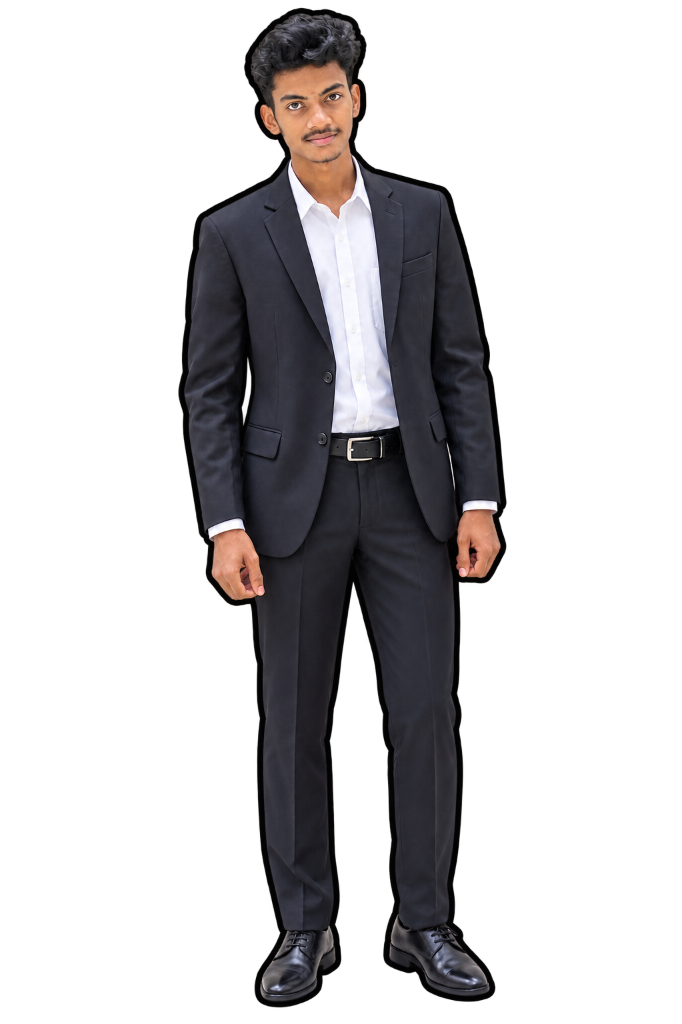
#> input picture assets/user_new.png, 682 x 1024 px
$ python process_new_image.py
#> lines starting #> are read from the running program, lines starting #| are printed output that depends on the picture; after the words box and inside, x2 and y2 are one past the last pixel; in counts of white or black regions, pixels touching at a corner belong together
import io
import cv2
import numpy as np
from PIL import Image, ImageFilter
from rembg import remove, new_session

def process_image(input_path, out_sticker_path):
#> called with input_path = 'd:\\portfilo 2\\assets\\user_new.png'
    print(f"Reading {input_path}...")
    with open(input_path, 'rb') as f:
        input_bytes = f.read()

    # Check if image has white background - if so, remove it with rembg
    img_check = Image.open(io.BytesIO(input_bytes)).convert("RGBA")
#> img_check is the input picture: PIL image 682x1024 RGBA; mean R, G, B, A 19.1, 17.6, 19, 72.5
    np_check = np.array(img_check)

    # Check corners - if they are white/near-white, need bg removal
    corners = [np_check[0,0,:3], np_check[0,-1,:3], np_check[-1,0,:3], np_check[-1,-1,:3]]
#> corners = [[0, 0, 0], [0, 0, 0], [0, 0, 0], [0, 0, 0]]
    is_white_bg = all(np.mean(c) > 200 for c in corners)
#> is_white_bg = False

    if is_white_bg:
        print("White background detected - running rembg...")
        session = new_session('u2netp')
        cutout_bytes = remove(input_bytes, session=session)
        img_rgba = Image.open(io.BytesIO(cutout_bytes)).convert("RGBA")
    else:
        img_rgba = img_check

    np_img = np.array(img_rgba)
    h, w = np_img.shape[:2]
#> h = 1024; w = 682
    alpha = np_img[:, :, 3]

    # Remove black outline artifact - erode mask slightly
    _, binary_mask = cv2.threshold(alpha, 80, 255, cv2.THRESH_BINARY)
#> binary_mask: shape (1024, 682); 28.8% white; 1 white region, box (x1, y1, x2, y2) and area: (178, 8, 507, 1008) 200992

    # Detect black pixels in the image (the drawn outline)
    gray = cv2.cvtColor(np_img[:, :, :3], cv2.COLOR_RGB2GRAY)
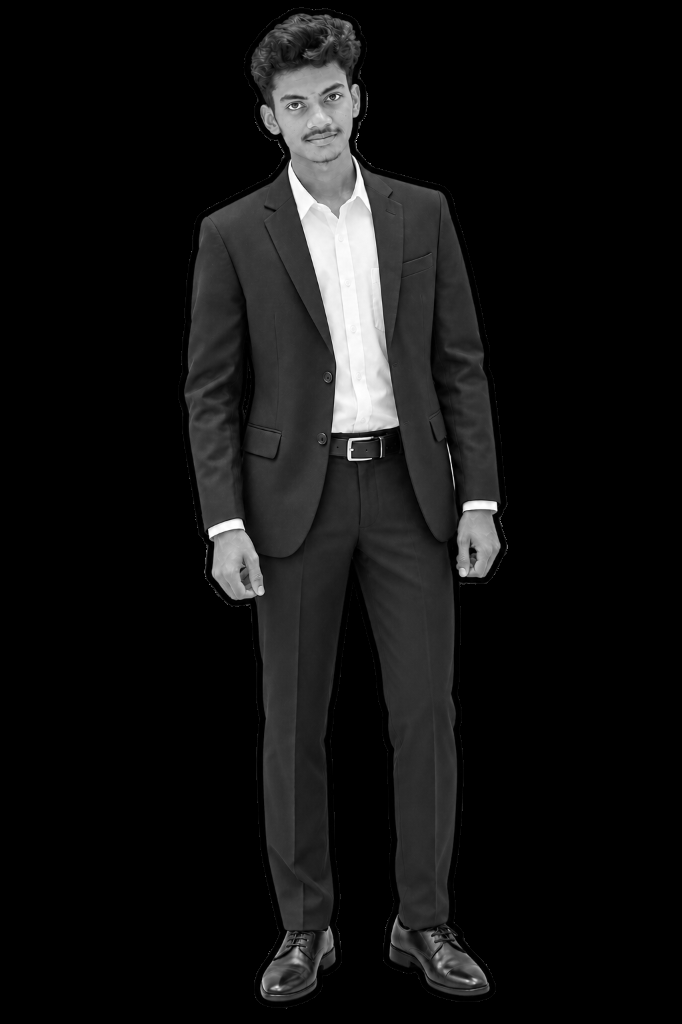
#> gray: shape (1024, 682); min 0, max 255, mean 18.2
    is_black = (gray < 40).astype(np.uint8) * 255
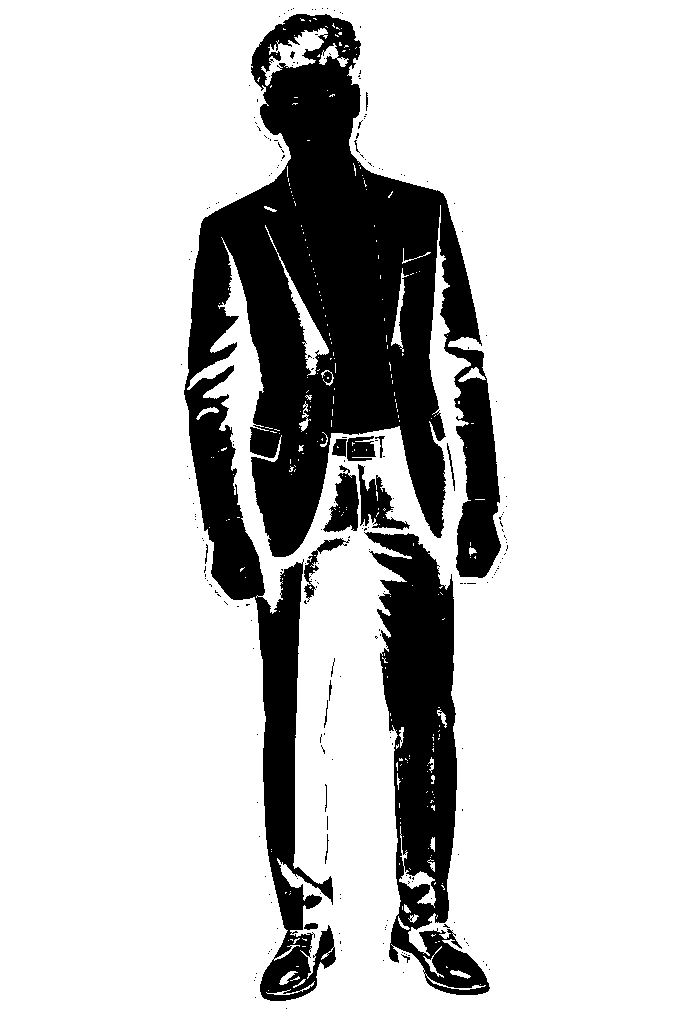
#> is_black: shape (1024, 682); 80.4% white; 225 black regions (205 under 20 px), largest, box (x1, y1, x2, y2) and area: (184, 14, 501, 1001) 106326, (364, 532, 490, 995) 25360, (358, 464, 410, 530) 1345

    # Remove black outline only at edges (dilate mask then subtract black in edge zone)
    erode_k = cv2.getStructuringElement(cv2.MORPH_ELLIPSE, (15, 15))
    eroded = cv2.erode(binary_mask, erode_k, iterations=1)
#> eroded: shape (1024, 682); 25.3% white; 1 white region, box (x1, y1, x2, y2) and area: (185, 15, 499, 1001) 176504
    edge_zone = cv2.subtract(binary_mask, eroded)
#> edge_zone: shape (1024, 682); 3.5% white; 2 white regions, box (x1, y1, x2, y2) and area: (178, 8, 507, 1008) 23461, (235, 355, 258, 429) 1027
    black_border = cv2.bitwise_and(edge_zone, is_black)
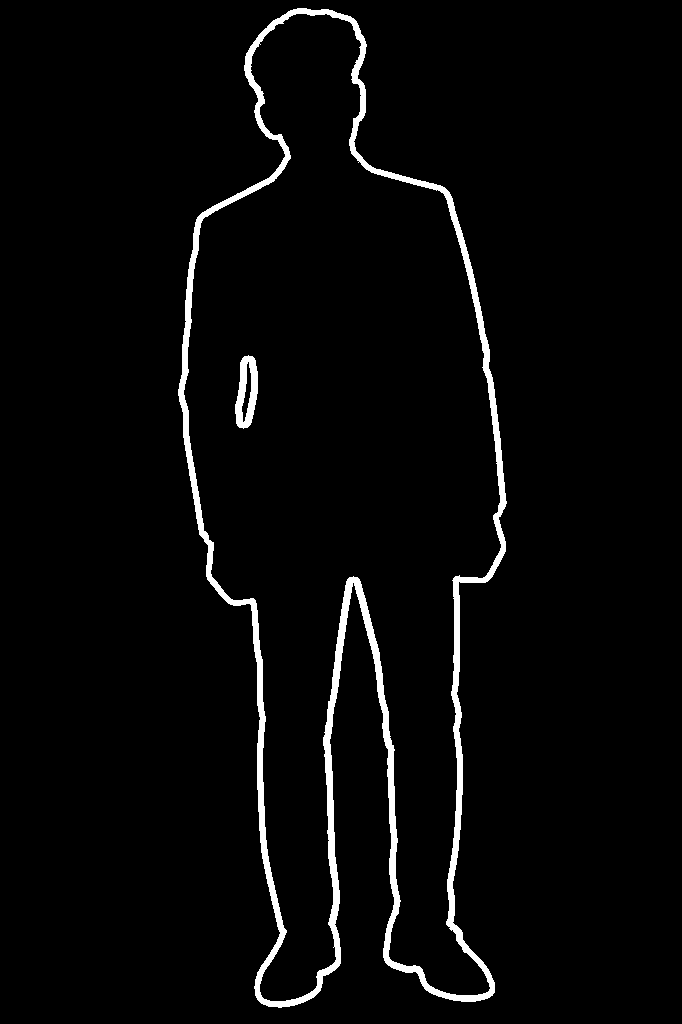
#> black_border: shape (1024, 682); 3.1% white; 2 white regions, box (x1, y1, x2, y2) and area: (178, 8, 507, 1008) 20641, (235, 355, 258, 429) 1027
    clean_mask = cv2.subtract(binary_mask, black_border)
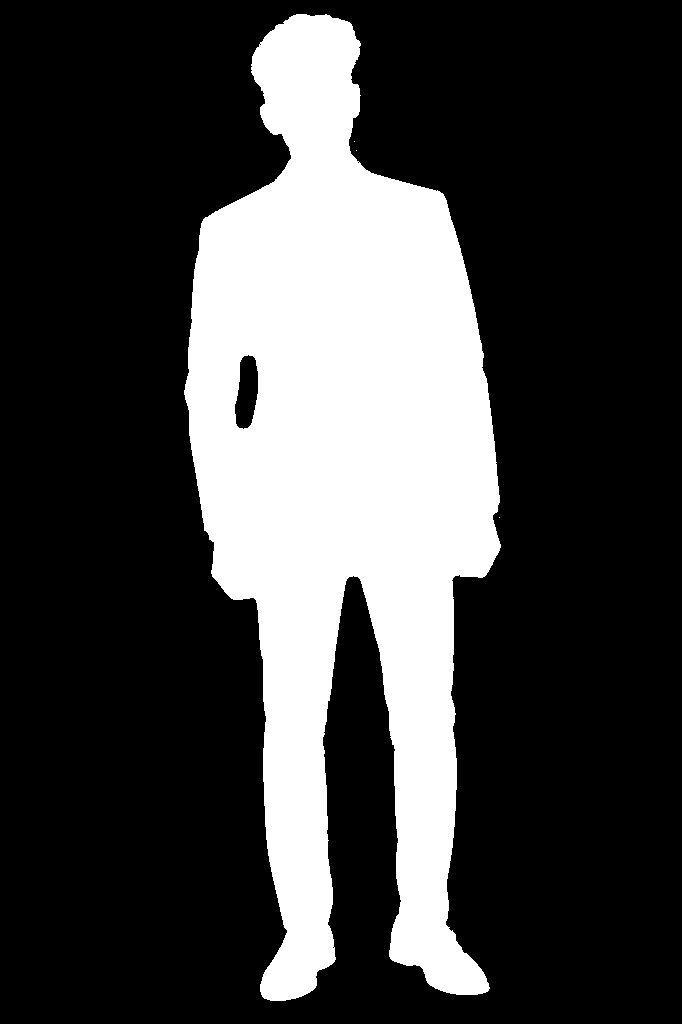
#> clean_mask: shape (1024, 682); 25.7% white; 4 white regions (3 under 20 px), largest, box (x1, y1, x2, y2) and area: (184, 14, 501, 1001) 179321

    # Keep largest component (person body)
    num_labels, labels, stats, _ = cv2.connectedComponentsWithStats(clean_mask)
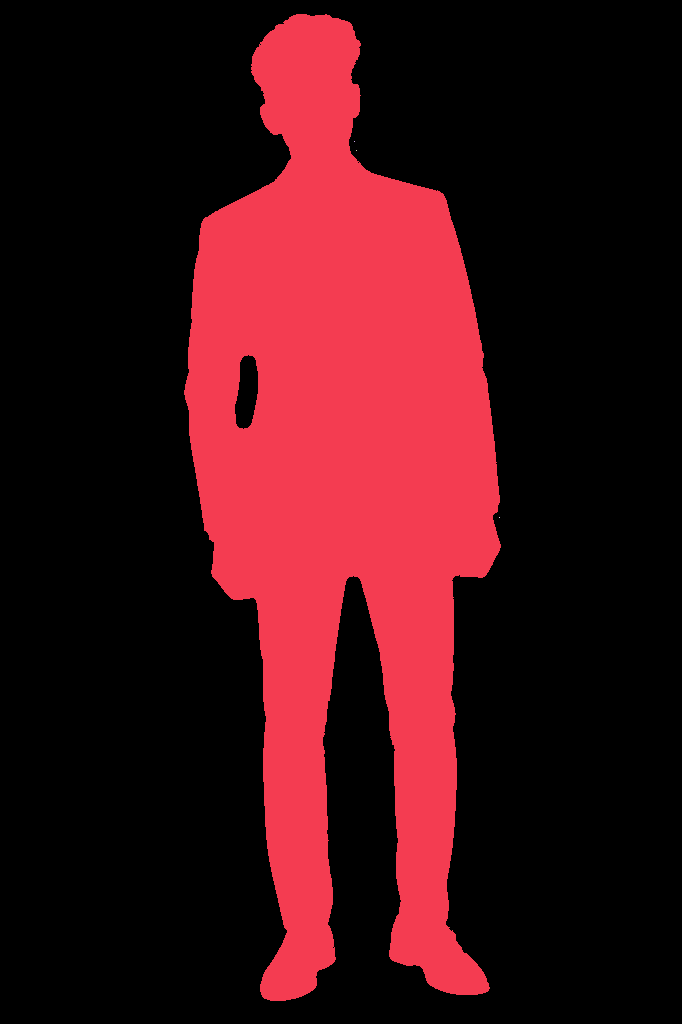
#> labels: shape (1024, 682) int32; 5 distinct labels, from 0 to 4; one colour per label, 0 black
#> num_labels = 5; stats = [[0, 0, 682, 1024, 519044], [184, 14, 317, 987, 179321], [354, 141, 1, 1, 1], [356, 150, 1, 1, 1], [499, 517, 1, 1, 1]]
    if num_labels > 1:
        largest = 1 + np.argmax(stats[1:, cv2.CC_STAT_AREA])
#> largest = 1
        person_mask = np.zeros_like(clean_mask)
        person_mask[labels == largest] = 255
    else:
        person_mask = clean_mask

    # Slightly erode mask to trim away any edge border artifacts
    trim_k = cv2.getStructuringElement(cv2.MORPH_ELLIPSE, (5, 5))
    person_mask = cv2.erode(person_mask, trim_k, iterations=1)

    # Feather edges for natural look
    alpha_smooth = cv2.GaussianBlur(person_mask, (3, 3), 0)
    np_img[:, :, 3] = alpha_smooth
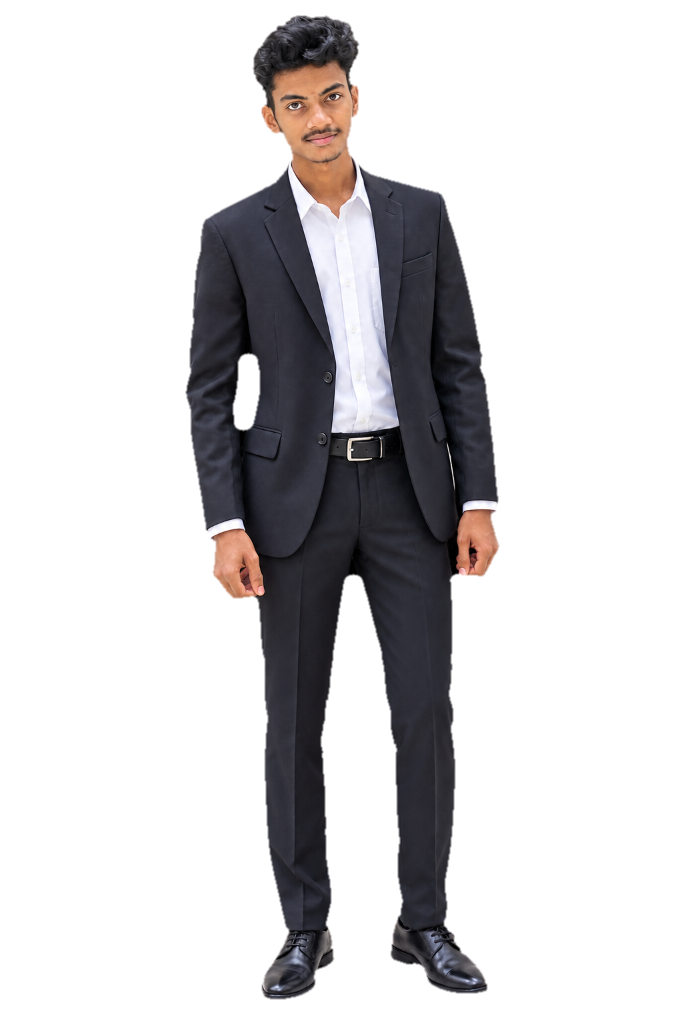
#> np_img: shape (1024, 682, 4); mean R, G, B, A 19.1, 17.6, 19, 62.8; transparent parts drawn white

    cutout = Image.fromarray(np_img)

    # Crop tight
    coords = cv2.findNonZero(person_mask)
    if coords is not None:
        x, y, cw, ch = cv2.boundingRect(coords)
        pad = 15
        x1, y1 = max(0, x-pad), max(0, y-pad)
        x2, y2 = min(w, x+cw+pad), min(h, y+ch+pad)
#> x2 = 514; y2 = 1014
        cutout = cutout.crop((x1, y1, x2, y2))
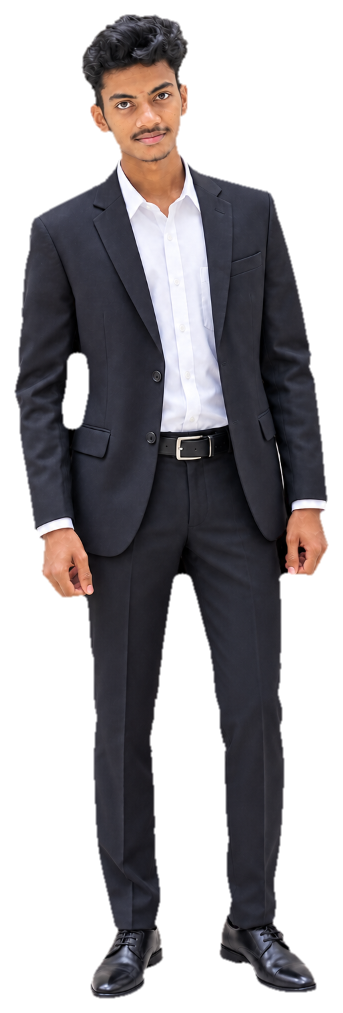
#> cutout: PIL image 343x1013 RGBA; mean R, G, B, A 38.3, 35.4, 38.2, 126.3; transparent parts drawn white
        person_mask = person_mask[y1:y2, x1:x2]

    # --- Save clean cutout without white border line ---
    canvas = cutout
    canvas.save(out_sticker_path, "PNG")
    print(f"Saved clean cutout (no border) -> {out_sticker_path}")

if __name__ == "__main__":
    inp  = r"d:\portfilo 2\assets\user_new.png"
    out  = r"d:\portfilo 2\assets\profile_sticker.png"
    process_image(inp, out)

    # Also copy to all sub-portfolio folders
    import shutil
    targets = [
        r"d:\portfilo 2\nandha97151-lab.github.io\assets\profile_sticker.png",
        r"d:\portfilo 2\nandha97151-lab.github.io\assets\profile_cutout.png",
        r"d:\portfilo 2\nandha97151-lab.github.io\assets\profile.jpg",
        r"d:\portfilo 2\assets\profile.jpg",
        r"d:\portfilo 2\assets\profile.png",
        r"d:\portfilo 2\assets\profile_cutout.png",
        r"d:\portfilo 2\poarfilo 11\assets\profile\profile_sticker.png",
        r"d:\portfilo 2\poarfilo 11\assets\profile\profile.png",
    ]
    for t in targets:
        shutil.copy(out, t)
        print(f"Copied -> {t}")
    print("Done!")

$ run again, with assets/profile_cutout_clean.png copied over assets/user_new.png
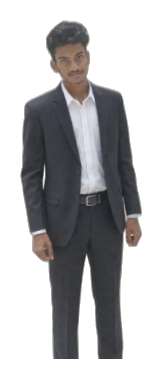
#> input picture assets/profile_cutout_clean.png, 162 x 369 px
#> in process_image, img_check is the input picture: PIL image 162x369 RGBA; mean R, G, B, A 36.5, 35.9, 37.3, 109.4
#> corners = [[0, 0, 0], [0, 0, 0], [0, 0, 0], [1, 0, 0]]
#> is_white_bg = False
#> in process_image, `_, binary_mask = cv2.threshold(alpha, 80, 255, cv2.THRESH_BINARY)`:
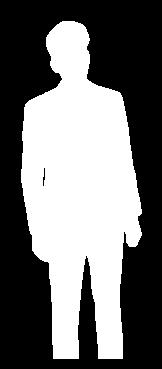
#> binary_mask: shape (369, 162); 43.8% white; 1 white region, box (x1, y1, x2, y2) and area: (21, 21, 142, 359) 26164
#> is_black: shape (369, 162); 55.8% white; 2 black regions (1 under 20 px), largest, box (x1, y1, x2, y2) and area: (20, 20, 142, 369) 26442
#> eroded: shape (369, 162); 30.7% white; 1 white region, box (x1, y1, x2, y2) and area: (28, 28, 134, 352) 18357
#> edge_zone: shape (369, 162); 13.1% white; 2 white regions, box (x1, y1, x2, y2) and area: (21, 21, 142, 359) 7397, (36, 161, 52, 193) 410
#> black_border: shape (369, 162); 0.06% white in thin lines or dots, all inside (x1, y1, x2, y2) = (37, 162, 122, 325)
#> clean_mask: shape (369, 162); 43.7% white; 1 white region, box (x1, y1, x2, y2) and area: (21, 21, 142, 359) 26131
#> num_labels = 2; stats = [[0, 0, 162, 369, 33647], [21, 21, 121, 338, 26131]]
#> largest = 1
#> in process_image, `cutout = cutout.crop((x1, y1, x2, y2))`:
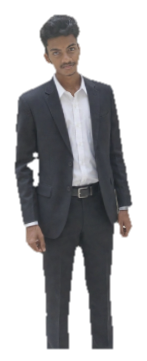
#> cutout: PIL image 147x361 RGBA; mean R, G, B, A 41.1, 40.4, 42.1, 114.2; transparent parts drawn white
